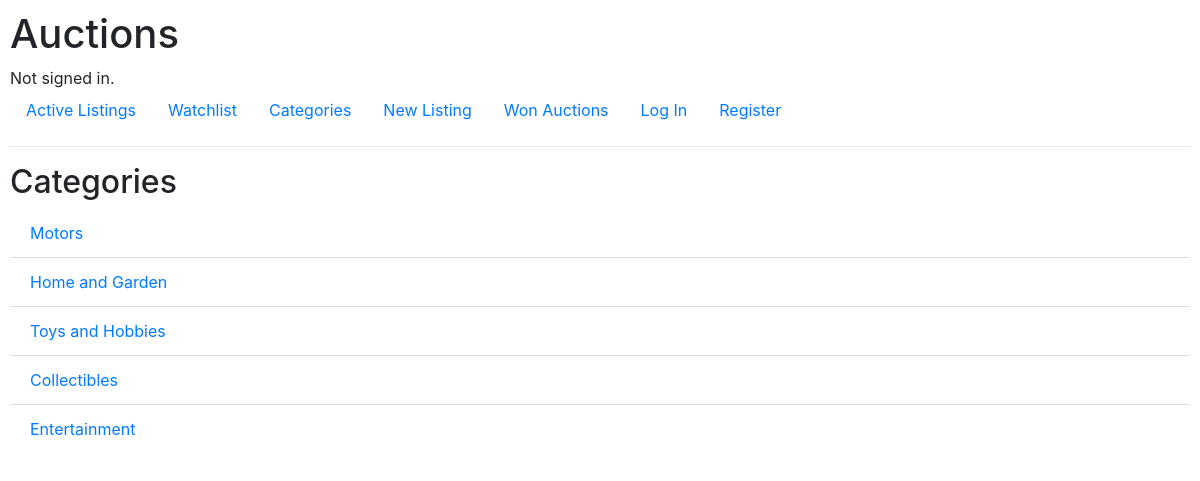
The page /categories on the database its author committed.
### auctions/models.py (models this page shows, shortened)
class Listings(models.Model):
    title = models.CharField(max_length=64)
    description = models.TextField(max_length=500)
    sarting_bid = models.PositiveIntegerField(validators=[MinValueValidator(0)])
    image = models.URLField(null=True, blank=True)
    COLLECTIBLES = "Collectibles"
    FASHION = "Fashion"
    SPORTING_GOODS = "Sporting goods"
    ELECTRONICS = "Electronics"
    HOME_AND_GARDEN = "Home and Garden"
    TOYS_AND_HOBBIES = "Toys and Hobbies"
    ENTERTAINMENT = "Entertainment"
    MOTORS = "Motors"
    OTHER = "Other"
    CATEGORIES = [
        (COLLECTIBLES, "Collectibles"),
        (FASHION, "Fashion"),
        (SPORTING_GOODS, "Sporting goods"),
        (ELECTRONICS, "Electronics"),
        (HOME_AND_GARDEN, "Home and Garden"),
        (TOYS_AND_HOBBIES, "Toys and Hobbies"),
        (ENTERTAINMENT, "Entertainment"),
        (MOTORS, "Motors"),
        (OTHER, "Other")
    ]
    category = models.CharField(max_length=64, choices=CATEGORIES)
    user = models.ForeignKey(User, on_delete=models.CASCADE, blank="False", null=True)
    active = models.BooleanField(default=True)
    maximum_bid = models.IntegerField(null=True)

### auctions/views.py (the view)
# urls.py: path("categories", views.categories, name="categories"),
def categories(request):
    listings = Listings.objects.all()
    category_list = []
    for listing in listings:
        if listing.category not in category_list:
            category_list.append(listing.category)
    return render(request, "auctions/categories.html", {
        "categories": category_list
    })

### auctions/templates/auctions/categories.html
{% extends "auctions/layout.html" %}
{% block body %}
    <h2>Categories</h2>
    {% for category in categories %}
    <ul class="list-group list-group-flush">
        <li class="list-group-item"><a href="{% url 'category_name' category %}">{{ category }}</a></li>
    </ul>
    {% endfor %}
{% endblock %}

### auctions/static/auctions/styles.css (style rules this page uses)
body { padding: 10px; }

### rows shown on the page
Listings: categories "Motors"
Listings: categories "Home and Garden"
Listings: categories "Toys and Hobbies"
Listings: categories "Collectibles"
Listings: categories "Entertainment"
